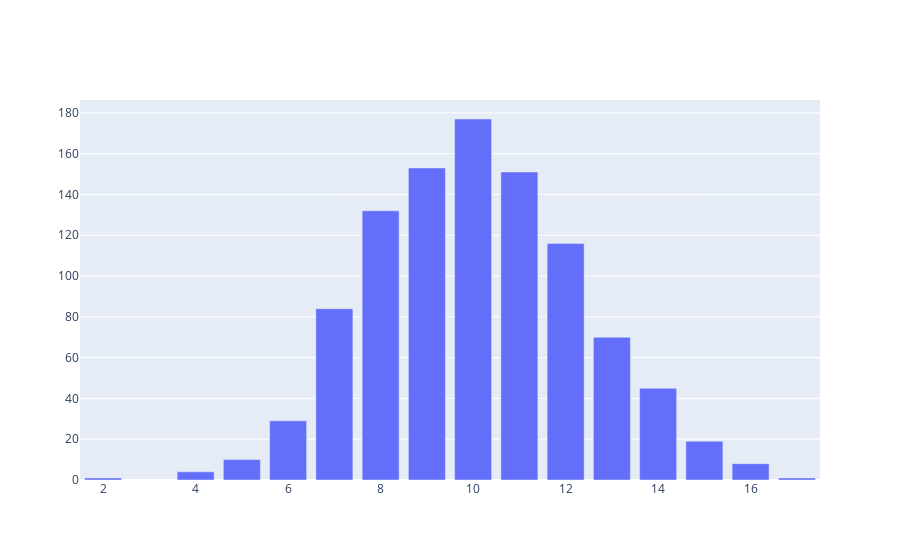

The cell this chart's notebook holds for it:
### Code cell
results = pd.Series([np.sum(toss_coin(20) == 'Tails') for _ in range(1000)])
fig = pg.Figure([pg.Bar(x=results.value_counts().keys(),
                        y=results.value_counts().values)])
fig.show()

### Figure 1 — Plotly figure (JSON) as saved in the notebook; plotly's stock layout.template omitted (floating-point values rounded to 4 significant figures)
{"data": [{"type": "bar", "x": [10, 9, 11, 8, 12, 7, 13, 14, 6, 15, 5, 16, 4, 2, 17], "y": [177, 153, 151, 132, 116, 84, 70, 45, 29, 19, 10, 8, 4, 1, 1]}], "layout": {}}
